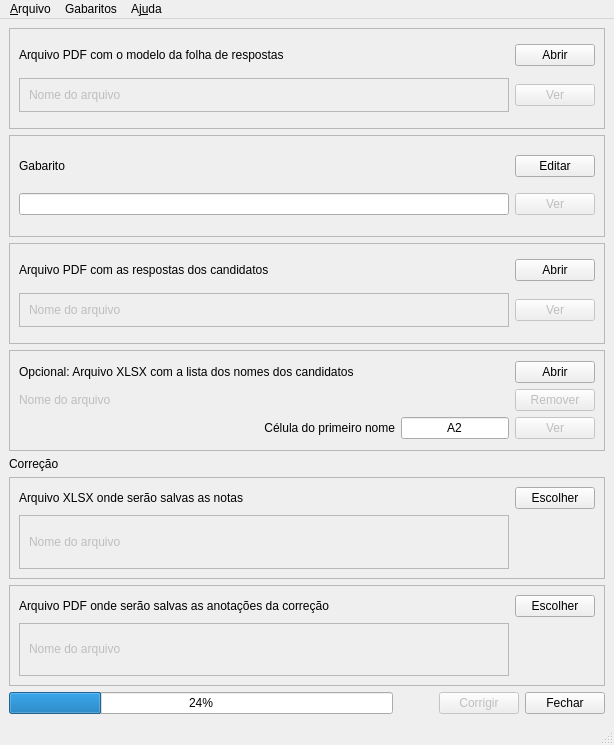
<?xml version="1.0" encoding="UTF-8"?>
<ui version="4.0">
 <class>MainWindow</class>
 <widget class="QMainWindow" name="MainWindow">
  <property name="geometry">
   <rect>
    <x>0</x>
    <y>0</y>
    <width>614</width>
    <height>745</height>
   </rect>
  </property>
  <property name="sizePolicy">
   <sizepolicy hsizetype="Preferred" vsizetype="Fixed">
    <horstretch>0</horstretch>
    <verstretch>0</verstretch>
   </sizepolicy>
  </property>
  <property name="windowTitle">
   <string>Corretor ENA</string>
  </property>
  <property name="locale">
   <locale language="Portuguese" country="Brazil"/>
  </property>
  <widget class="QWidget" name="centralwidget">
   <layout class="QGridLayout" name="gridLayout_3">
    <item row="11" column="0">
     <layout class="QHBoxLayout" name="horizontalLayout_2">
      <item>
       <widget class="QProgressBar" name="progressBar">
        <property name="value">
         <number>24</number>
        </property>
       </widget>
      </item>
      <item>
       <spacer name="horizontalSpacer_2">
        <property name="orientation">
         <enum>Qt::Horizontal</enum>
        </property>
        <property name="sizeType">
         <enum>QSizePolicy::Minimum</enum>
        </property>
        <property name="sizeHint" stdset="0">
         <size>
          <width>40</width>
          <height>20</height>
         </size>
        </property>
       </spacer>
      </item>
      <item>
       <widget class="QPushButton" name="pushButtonRun">
        <property name="enabled">
         <bool>false</bool>
        </property>
        <property name="toolTip">
         <string>Executa a correção</string>
        </property>
        <property name="statusTip">
         <string>Executa a correção</string>
        </property>
        <property name="text">
         <string>Corrigir</string>
        </property>
       </widget>
      </item>
      <item>
       <widget class="QPushButton" name="pushButtonExit">
        <property name="toolTip">
         <string>Sair do programa</string>
        </property>
        <property name="statusTip">
         <string>Sair do programa</string>
        </property>
        <property name="text">
         <string>Fechar</string>
        </property>
       </widget>
      </item>
     </layout>
    </item>
    <item row="9" column="0">
     <widget class="QFrame" name="frameGrades">
      <property name="frameShape">
       <enum>QFrame::StyledPanel</enum>
      </property>
      <property name="frameShadow">
       <enum>QFrame::Raised</enum>
      </property>
      <layout class="QGridLayout" name="gridLayout_2">
       <item row="0" column="1">
        <widget class="QPushButton" name="pushButtonOutputGradesChoose">
         <property name="toolTip">
          <string>Escolhe nome do arquivo XLSX para salvar as notas</string>
         </property>
         <property name="statusTip">
          <string>Escolhe nome do arquivo XLSX para salvar as notas</string>
         </property>
         <property name="text">
          <string>Escolher</string>
         </property>
        </widget>
       </item>
       <item row="0" column="0">
        <widget class="QLabel" name="labelOutputGrades">
         <property name="sizePolicy">
          <sizepolicy hsizetype="Preferred" vsizetype="Preferred">
           <horstretch>4</horstretch>
           <verstretch>0</verstretch>
          </sizepolicy>
         </property>
         <property name="text">
          <string>Arquivo XLSX onde serão salvas as notas</string>
         </property>
        </widget>
       </item>
       <item row="1" column="0">
        <widget class="QFrame" name="frame_3">
         <property name="frameShape">
          <enum>QFrame::StyledPanel</enum>
         </property>
         <property name="frameShadow">
          <enum>QFrame::Raised</enum>
         </property>
         <layout class="QGridLayout" name="gridLayout_8">
          <item row="0" column="0">
           <widget class="QLabel" name="labelOutputGradesFileName">
            <property name="enabled">
             <bool>false</bool>
            </property>
            <property name="sizePolicy">
             <sizepolicy hsizetype="Preferred" vsizetype="Fixed">
              <horstretch>4</horstretch>
              <verstretch>0</verstretch>
             </sizepolicy>
            </property>
            <property name="text">
             <string>Nome do arquivo</string>
            </property>
           </widget>
          </item>
         </layout>
        </widget>
       </item>
      </layout>
     </widget>
    </item>
    <item row="3" column="0">
     <widget class="QFrame" name="frameNames">
      <property name="frameShape">
       <enum>QFrame::StyledPanel</enum>
      </property>
      <property name="frameShadow">
       <enum>QFrame::Raised</enum>
      </property>
      <layout class="QGridLayout" name="gridLayout_9">
       <item row="0" column="0">
        <layout class="QGridLayout" name="gridLayout_4">
         <item row="2" column="0">
          <widget class="QLabel" name="labelNamesFileName">
           <property name="enabled">
            <bool>false</bool>
           </property>
           <property name="sizePolicy">
            <sizepolicy hsizetype="Preferred" vsizetype="Preferred">
             <horstretch>5</horstretch>
             <verstretch>0</verstretch>
            </sizepolicy>
           </property>
           <property name="text">
            <string>Nome do arquivo</string>
           </property>
          </widget>
         </item>
         <item row="0" column="1">
          <widget class="QPushButton" name="pushButtonNamesOpen">
           <property name="toolTip">
            <string>Seleciona arquivo XLSX que contém o nome dos candidatos</string>
           </property>
           <property name="statusTip">
            <string>Seleciona arquivo XLSX que contém o nome dos candidatos</string>
           </property>
           <property name="text">
            <string>Abrir</string>
           </property>
          </widget>
         </item>
         <item row="3" column="1">
          <widget class="QPushButton" name="pushButtonNamesShow">
           <property name="enabled">
            <bool>false</bool>
           </property>
           <property name="toolTip">
            <string>Exibe os nomes dos candidatos</string>
           </property>
           <property name="statusTip">
            <string>Exibe os nomes dos candidatos</string>
           </property>
           <property name="text">
            <string>Ver</string>
           </property>
          </widget>
         </item>
         <item row="0" column="0">
          <widget class="QLabel" name="labelNames">
           <property name="sizePolicy">
            <sizepolicy hsizetype="Preferred" vsizetype="Preferred">
             <horstretch>4</horstretch>
             <verstretch>0</verstretch>
            </sizepolicy>
           </property>
           <property name="text">
            <string>Opcional: Arquivo XLSX com a lista dos nomes dos candidatos</string>
           </property>
          </widget>
         </item>
         <item row="3" column="0">
          <layout class="QVBoxLayout" name="verticalLayout_3">
           <item>
            <layout class="QHBoxLayout" name="horizontalLayout">
             <item>
              <widget class="QLabel" name="labelNomeCell">
               <property name="sizePolicy">
                <sizepolicy hsizetype="Minimum" vsizetype="Preferred">
                 <horstretch>5</horstretch>
                 <verstretch>0</verstretch>
                </sizepolicy>
               </property>
               <property name="text">
                <string>Célula do primeiro nome</string>
               </property>
               <property name="alignment">
                <set>Qt::AlignRight|Qt::AlignTrailing|Qt::AlignVCenter</set>
               </property>
              </widget>
             </item>
             <item>
              <widget class="QLineEdit" name="lineEditNameFistName">
               <property name="sizePolicy">
                <sizepolicy hsizetype="Minimum" vsizetype="Fixed">
                 <horstretch>0</horstretch>
                 <verstretch>0</verstretch>
                </sizepolicy>
               </property>
               <property name="toolTip">
                <string>Indica a célula onde está armazenado o primeiro nome</string>
               </property>
               <property name="statusTip">
                <string>Indica a célula onde está armazenado o primeiro nome</string>
               </property>
               <property name="text">
                <string>A2</string>
               </property>
               <property name="alignment">
                <set>Qt::AlignCenter</set>
               </property>
              </widget>
             </item>
            </layout>
           </item>
          </layout>
         </item>
         <item row="2" column="1">
          <widget class="QPushButton" name="pushButtonNamesRemove">
           <property name="enabled">
            <bool>false</bool>
           </property>
           <property name="text">
            <string>Remover</string>
           </property>
          </widget>
         </item>
        </layout>
       </item>
      </layout>
     </widget>
    </item>
    <item row="8" column="0">
     <widget class="QLabel" name="label">
      <property name="sizePolicy">
       <sizepolicy hsizetype="Preferred" vsizetype="Fixed">
        <horstretch>0</horstretch>
        <verstretch>0</verstretch>
       </sizepolicy>
      </property>
      <property name="text">
       <string>Correção</string>
      </property>
      <property name="alignment">
       <set>Qt::AlignLeading|Qt::AlignLeft|Qt::AlignVCenter</set>
      </property>
     </widget>
    </item>
    <item row="10" column="0">
     <widget class="QFrame" name="frameAnnotations">
      <property name="frameShape">
       <enum>QFrame::StyledPanel</enum>
      </property>
      <property name="frameShadow">
       <enum>QFrame::Raised</enum>
      </property>
      <layout class="QGridLayout" name="gridLayout">
       <item row="0" column="1">
        <widget class="QPushButton" name="pushButtonOutputAnnotationsChoose">
         <property name="toolTip">
          <string>Escolhe nome do arquivo PDF para salvar as anotações</string>
         </property>
         <property name="statusTip">
          <string>Escolhe nome do arquivo PDF para salvar as anotações</string>
         </property>
         <property name="text">
          <string>Escolher</string>
         </property>
        </widget>
       </item>
       <item row="0" column="0">
        <widget class="QLabel" name="labelOutputAnnotations">
         <property name="sizePolicy">
          <sizepolicy hsizetype="Preferred" vsizetype="Preferred">
           <horstretch>4</horstretch>
           <verstretch>0</verstretch>
          </sizepolicy>
         </property>
         <property name="text">
          <string>Arquivo PDF onde serão salvas as anotações da correção</string>
         </property>
        </widget>
       </item>
       <item row="1" column="0">
        <widget class="QFrame" name="frame_4">
         <property name="frameShape">
          <enum>QFrame::StyledPanel</enum>
         </property>
         <property name="frameShadow">
          <enum>QFrame::Raised</enum>
         </property>
         <layout class="QGridLayout" name="gridLayout_10">
          <item row="0" column="0">
           <widget class="QLabel" name="labelOutputAnnotationsFileName">
            <property name="enabled">
             <bool>false</bool>
            </property>
            <property name="sizePolicy">
             <sizepolicy hsizetype="Preferred" vsizetype="Fixed">
              <horstretch>0</horstretch>
              <verstretch>0</verstretch>
             </sizepolicy>
            </property>
            <property name="text">
             <string>Nome do arquivo</string>
            </property>
           </widget>
          </item>
         </layout>
        </widget>
       </item>
      </layout>
     </widget>
    </item>
    <item row="0" column="0">
     <widget class="QFrame" name="frameModel">
      <property name="frameShape">
       <enum>QFrame::StyledPanel</enum>
      </property>
      <property name="frameShadow">
       <enum>QFrame::Raised</enum>
      </property>
      <layout class="QGridLayout" name="gridLayout_12">
       <item row="0" column="0">
        <widget class="QLabel" name="labelModel">
         <property name="sizePolicy">
          <sizepolicy hsizetype="Preferred" vsizetype="Preferred">
           <horstretch>4</horstretch>
           <verstretch>0</verstretch>
          </sizepolicy>
         </property>
         <property name="text">
          <string>Arquivo PDF com o modelo da folha de respostas</string>
         </property>
        </widget>
       </item>
       <item row="1" column="0">
        <widget class="QFrame" name="frame">
         <property name="frameShape">
          <enum>QFrame::StyledPanel</enum>
         </property>
         <property name="frameShadow">
          <enum>QFrame::Raised</enum>
         </property>
         <layout class="QGridLayout" name="gridLayout_6">
          <item row="0" column="0">
           <widget class="QLabel" name="labelModelFileName">
            <property name="enabled">
             <bool>false</bool>
            </property>
            <property name="text">
             <string>Nome do arquivo</string>
            </property>
            <property name="wordWrap">
             <bool>false</bool>
            </property>
           </widget>
          </item>
         </layout>
        </widget>
       </item>
       <item row="0" column="1">
        <widget class="QPushButton" name="pushButtonModelOpen">
         <property name="toolTip">
          <string>Seleciona arquivo PDF que contém o modelo da folha de respostas</string>
         </property>
         <property name="statusTip">
          <string>Seleciona arquivo PDF que contém o modelo da folha de respostas</string>
         </property>
         <property name="text">
          <string>Abrir</string>
         </property>
        </widget>
       </item>
       <item row="1" column="1">
        <widget class="QPushButton" name="pushButtonModelShow">
         <property name="enabled">
          <bool>false</bool>
         </property>
         <property name="toolTip">
          <string>Exibe o modelo da folha de respostas com as marcações para a correção</string>
         </property>
         <property name="statusTip">
          <string>Exibe o modelo da folha de respostas com as marcações para a correção</string>
         </property>
         <property name="text">
          <string>Ver</string>
         </property>
        </widget>
       </item>
      </layout>
     </widget>
    </item>
    <item row="1" column="0">
     <widget class="QFrame" name="frameKeys">
      <property name="frameShape">
       <enum>QFrame::StyledPanel</enum>
      </property>
      <property name="frameShadow">
       <enum>QFrame::Raised</enum>
      </property>
      <layout class="QGridLayout" name="gridLayout_5">
       <item row="0" column="1">
        <widget class="QPushButton" name="pushButtonKeysEdit">
         <property name="enabled">
          <bool>true</bool>
         </property>
         <property name="statusTip">
          <string>Abre o editor para criar o gabarito</string>
         </property>
         <property name="text">
          <string>Editar</string>
         </property>
        </widget>
       </item>
       <item row="0" column="0">
        <widget class="QLabel" name="labelKeys">
         <property name="sizePolicy">
          <sizepolicy hsizetype="Preferred" vsizetype="Preferred">
           <horstretch>4</horstretch>
           <verstretch>0</verstretch>
          </sizepolicy>
         </property>
         <property name="text">
          <string>Gabarito</string>
         </property>
        </widget>
       </item>
       <item row="1" column="1">
        <widget class="QPushButton" name="pushButtonKeysShow">
         <property name="enabled">
          <bool>false</bool>
         </property>
         <property name="toolTip">
          <string>Exibe o gabarito na folha de respostas</string>
         </property>
         <property name="statusTip">
          <string>Exibe o gabarito na folha de respostas</string>
         </property>
         <property name="text">
          <string>Ver</string>
         </property>
        </widget>
       </item>
       <item row="1" column="0">
        <widget class="QLineEdit" name="lineEditKeys">
         <property name="toolTip">
          <string>Edição manual do gabarito, espaços, maiusculas ou minúsculas são ignorados, use X para anular uma questão</string>
         </property>
         <property name="statusTip">
          <string>Edição manual do gabarito, espaços, maiusculas ou minúsculas são ignorados, use X para anular uma questão</string>
         </property>
        </widget>
       </item>
      </layout>
     </widget>
    </item>
    <item row="2" column="0">
     <widget class="QFrame" name="frameAnswers">
      <property name="frameShape">
       <enum>QFrame::StyledPanel</enum>
      </property>
      <property name="frameShadow">
       <enum>QFrame::Raised</enum>
      </property>
      <layout class="QGridLayout" name="gridLayout_14">
       <item row="1" column="0">
        <widget class="QFrame" name="frame_2">
         <property name="frameShape">
          <enum>QFrame::StyledPanel</enum>
         </property>
         <property name="frameShadow">
          <enum>QFrame::Raised</enum>
         </property>
         <layout class="QGridLayout" name="gridLayout_7">
          <item row="0" column="0">
           <widget class="QLabel" name="labelAnswersFileName">
            <property name="enabled">
             <bool>false</bool>
            </property>
            <property name="text">
             <string>Nome do arquivo</string>
            </property>
           </widget>
          </item>
         </layout>
        </widget>
       </item>
       <item row="1" column="1">
        <widget class="QPushButton" name="pushButtonAnswersShow">
         <property name="enabled">
          <bool>false</bool>
         </property>
         <property name="toolTip">
          <string>Exibe o arquivo PDF com as respostas dos candidatos</string>
         </property>
         <property name="statusTip">
          <string>Exibe o arquivo PDF com as respostas dos candidatos</string>
         </property>
         <property name="text">
          <string>Ver</string>
         </property>
        </widget>
       </item>
       <item row="0" column="1">
        <widget class="QPushButton" name="pushButtonAnswersOpen">
         <property name="toolTip">
          <string>Seleciona arquivo PDF com as respostas dos candidatos</string>
         </property>
         <property name="statusTip">
          <string>Seleciona arquivo PDF com as respostas dos candidatos</string>
         </property>
         <property name="text">
          <string>Abrir</string>
         </property>
        </widget>
       </item>
       <item row="0" column="0">
        <widget class="QLabel" name="labelAnswers">
         <property name="sizePolicy">
          <sizepolicy hsizetype="Preferred" vsizetype="Preferred">
           <horstretch>4</horstretch>
           <verstretch>0</verstretch>
          </sizepolicy>
         </property>
         <property name="text">
          <string>Arquivo PDF com as respostas dos candidatos</string>
         </property>
        </widget>
       </item>
      </layout>
     </widget>
    </item>
   </layout>
  </widget>
  <widget class="QMenuBar" name="menubar">
   <property name="geometry">
    <rect>
     <x>0</x>
     <y>0</y>
     <width>614</width>
     <height>30</height>
    </rect>
   </property>
   <widget class="QMenu" name="menuArquivo">
    <property name="title">
     <string>&amp;Arquivo</string>
    </property>
    <addaction name="action_Run"/>
    <addaction name="separator"/>
    <addaction name="action_Exit"/>
   </widget>
   <widget class="QMenu" name="menuAjuda">
    <property name="title">
     <string>Aj&amp;uda</string>
    </property>
    <addaction name="action_About"/>
    <addaction name="action_Help"/>
   </widget>
   <widget class="QMenu" name="menuKeys">
    <property name="title">
     <string>Gabaritos</string>
    </property>
    <addaction name="action_Keys_Open"/>
    <addaction name="action_Keys_Save"/>
    <addaction name="action_Keys_Saveas"/>
    <addaction name="separator"/>
   </widget>
   <addaction name="menuArquivo"/>
   <addaction name="menuKeys"/>
   <addaction name="menuAjuda"/>
  </widget>
  <widget class="QStatusBar" name="statusbar"/>
  <action name="action_Exit">
   <property name="text">
    <string>&amp;Sair</string>
   </property>
   <property name="toolTip">
    <string>Sair do programa</string>
   </property>
   <property name="statusTip">
    <string>Sair do programa</string>
   </property>
   <property name="shortcut">
    <string>Ctrl+Q</string>
   </property>
  </action>
  <action name="action_Run">
   <property name="enabled">
    <bool>false</bool>
   </property>
   <property name="text">
    <string>&amp;Corrigir</string>
   </property>
   <property name="toolTip">
    <string>Executa a correção</string>
   </property>
   <property name="statusTip">
    <string>Executa a correção</string>
   </property>
   <property name="shortcut">
    <string>Ctrl+R</string>
   </property>
  </action>
  <action name="action_About">
   <property name="text">
    <string>&amp;Ajuda</string>
   </property>
   <property name="statusTip">
    <string>Exibe a ajuda para o programa</string>
   </property>
  </action>
  <action name="action_Help">
   <property name="text">
    <string>&amp;Sobre</string>
   </property>
   <property name="statusTip">
    <string>Exibe informações sobre o programa</string>
   </property>
  </action>
  <action name="action_Keys_Open">
   <property name="text">
    <string>A&amp;brir</string>
   </property>
  </action>
  <action name="action_Keys_Save">
   <property name="text">
    <string>&amp;Salvar</string>
   </property>
  </action>
  <action name="action_Keys_Saveas">
   <property name="text">
    <string>Sa&amp;lvar como...</string>
   </property>
  </action>
 </widget>
 <resources/>
 <connections/>
</ui>
